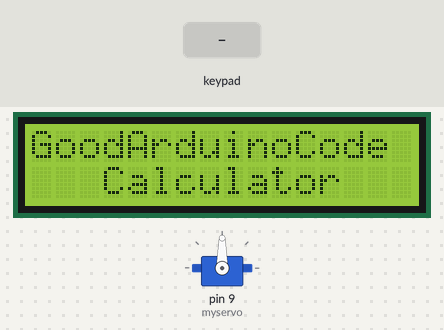
A sketch run on a simulated Arduino Uno, built with avr-gcc and run on an emulated ATmega328P. Parts: servo, 16×2 character LCD. The test bench sets the inputs (shaded band). What the sketch prints to the serial monitor is not drawn.

Above: at 0.6 s.
2.3 s: keypad keys 1 1 1 1 * pressed 0.4 s apart
At 3.42 s:
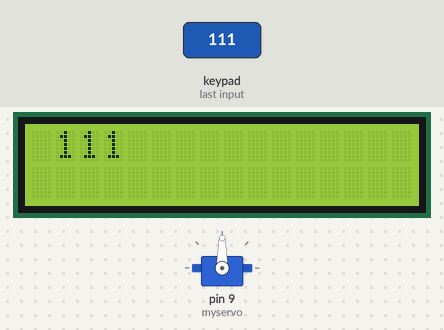
5.9 s: key '/' pressed
At 6.62 s:
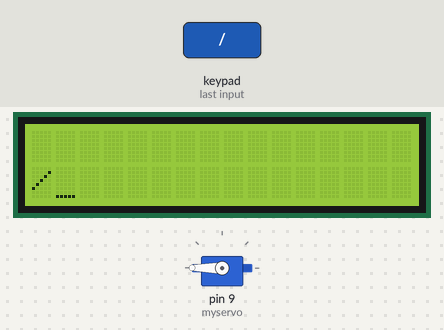
7.9 s: key '=' pressed
At 8.12 s:
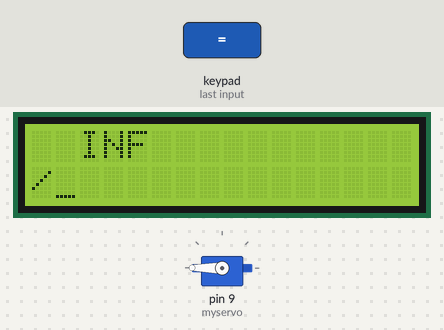
10.0 s: keypad keys 5 4 3 2 * pressed 0.4 s apart
At 11.87 s:
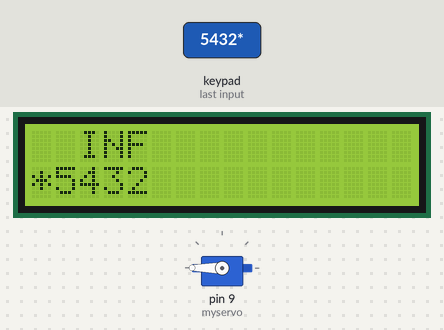
13.7 s: keypad keys 7 + 5 = pressed 0.4 s apart
At 15.12 s:
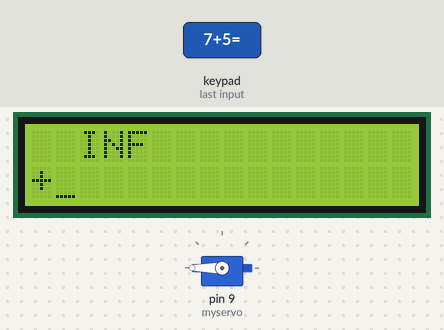
16.8 s: keypad keys 9 - 4 = pressed 0.4 s apart
At 18.37 s:
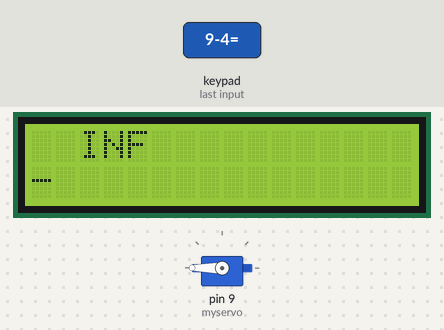
Timing chart, 0 to 19.9 s (numbered marks = the images above; inputs shaded):
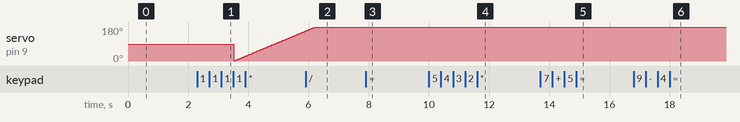

Measured:
- after the input at 2.3 s, the display: first changes at once (image 1 shows a later state)
- after the input at 5.9 s, the display: first differs from a run without the input after 0.56 s (image 2 shows a later state)
- after the input at 7.9 s, the display: first changes at once (image 3 shows a later state)
- after the input at 10.0 s, the display: first changes at once (image 4 shows a later state)
- after the input at 13.7 s, the display: first changes at once (image 5 shows a later state)
- after the input at 16.8 s, the display: first changes at once (image 6 shows a later state)
- what the display in image 0 shows lasts 0.6 s, from 0.5 s to 1.1 s

The sketch:

calculator.ino
```cpp
// (licence header left out)
#include <LiquidCrystal.h>
#include <Keypad.h>
#include <Servo.h>

/* Display */
LiquidCrystal lcd(12, 11, 10, 9, 8, 7);

/* Keypad setup */
const byte KEYPAD_ROWS = 4;
const byte KEYPAD_COLS = 4;
byte rowPins[KEYPAD_ROWS] = {5, 4, 3, 2};
byte colPins[KEYPAD_COLS] = {A3, A2, A1, A0};
char keys[KEYPAD_ROWS][KEYPAD_COLS] = {
  {'1', '2', '3', '+'},
  {'4', '5', '6', '-'},
  {'7', '8', '9', '*'},
  {'.', '0', '=', '/'}
};


Keypad keypad = Keypad(makeKeymap(keys), rowPins, colPins, KEYPAD_ROWS, KEYPAD_COLS);

uint64_t value = 0;

void showSpalshScreen() {
  lcd.print("GoodArduinoCode");
  lcd.setCursor(3, 1);
  String message = "Calculator";
  for (byte i = 0; i < message.length(); i++) {
    lcd.print(message[i]);
    delay(50);
  }
  delay(500);
}

void updateCursor() {
  if (millis() / 250 % 2 == 0 ) {
    lcd.cursor();
  } else {
    lcd.noCursor();
  }
}
Servo myservo;  // create servo object to control a servo
// twelve servo objects can be created on most boards

int pos = 0;

void setup() {
  myservo.attach(9);
  Serial.begin(115200);
  lcd.begin(16, 2);

  showSpalshScreen();
  lcd.clear();
  lcd.cursor();

  lcd.setCursor(1, 0);
}

char operation = 0;
String memory = "";
String current = "";
uint64_t currentDecimal;
bool decimalPoint = false;

double calculate(char operation, double left, double right) {
  switch (operation) {
    case '+': return left + right;
    case '-': return left - right;
    case '*': return left * right;
    case '/': return left / right;
  }
}

void processInput(char key) {
  if ('-' == key && current == "") {
    current = "-";
    lcd.print("-");
    return;
  }

  switch (key) {
    case '+':
    case '-':
    case '*':
    case '/':
      if (!operation) {
        memory = current;
        current = "";
      }
      operation = key;
      lcd.setCursor(0, 1);
      lcd.print(key);
      lcd.setCursor(current.length() + 1, 1);
      return;

    case '=':
      float leftNum = memory.toDouble();
      float rightNum = current.toDouble();
      memory = String(calculate(operation, leftNum, rightNum));
      current = "";
      lcd.clear();
      lcd.setCursor(1, 0);
      lcd.print(memory);
      lcd.setCursor(0, 1);
      lcd.print(operation);
      return;

  }

  if ('.' == key && current.indexOf('.') >= 0) {
    return;
  }

  if ('.' != key && current == "0") {
    current = String(key);
  } else if (key) {
    current += String(key);
  }

  lcd.print(key);
}
int val = 0;
String pass = "";
void loop() {
  updateCursor();
// Serial.println(pass);
if(pass == "1111"){
  for (pos = 0; pos <= 180; pos += 1) { // goes from 0 degrees to 180 degrees
    // in steps of 1 degree
    myservo.write(pos);              // tell servo to go to position in variable 'pos'
    delay(15);

                // waits 15ms for the servo to reach the position
  }

   delay(30);

  pass = "";
  lcd.clear();
  lcd.cursor();
}

  char key = keypad.getKey();
  if (key) {
    pass += key;
    Serial.println(key);
    Serial.println(pass);
    processInput(key);
  }
}
```
